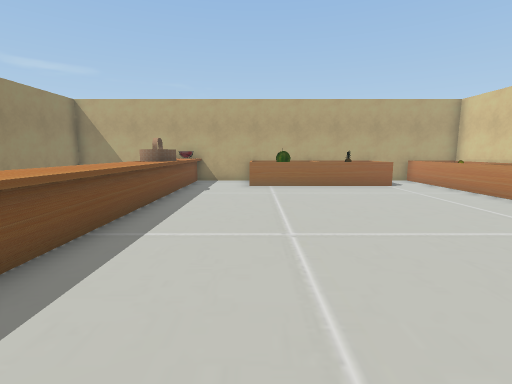
view 1 (above)

12 first-person views from a walk through a Unity game level. The camera is 1.4 m above the floor, tilts 8° down and sees 85° across. The floor is counted in squares, 1 m on a side. Each view is taken from the middle of a square. On the plan, view 1 faces up. The plan holds only what a view shows up to about 14 squares ahead; the rest is blank. The player character is not drawn. Some surface patterns are stand-ins.

view 2
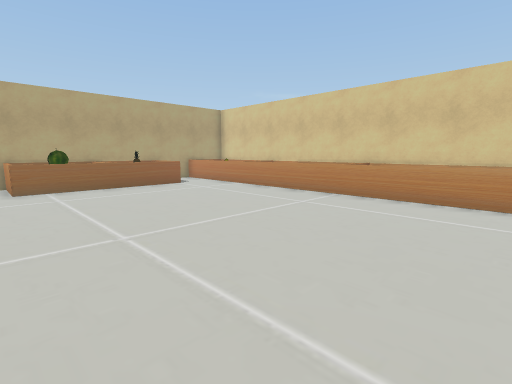

view 3
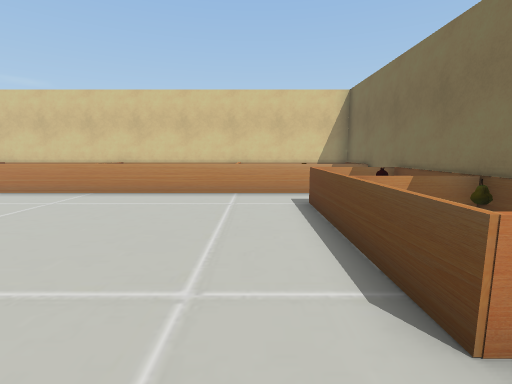

view 4
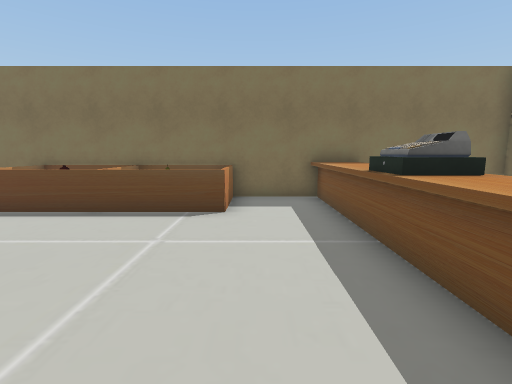

view 5
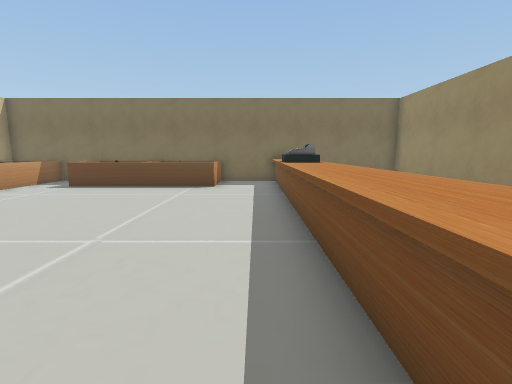

view 6
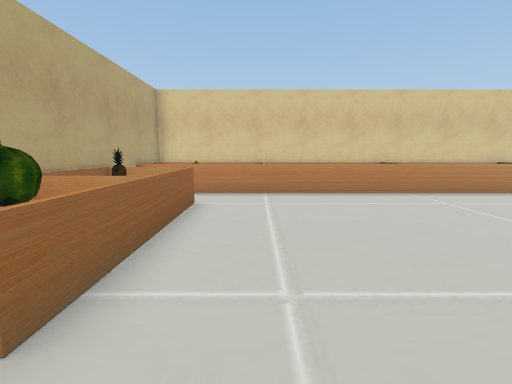

view 7
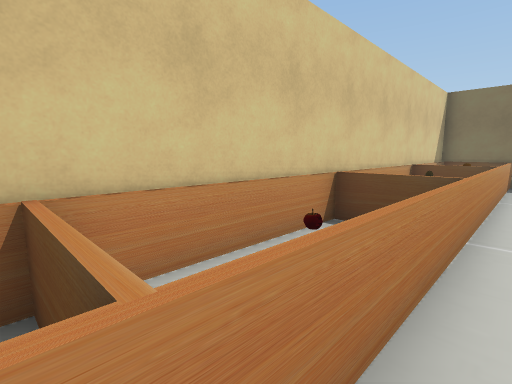

view 8
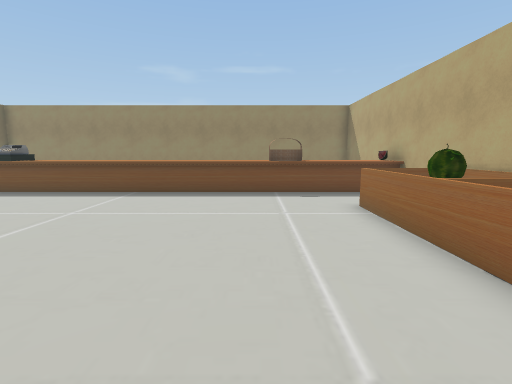

view 9
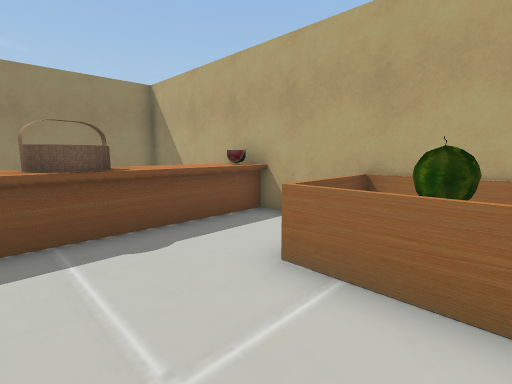

view 10
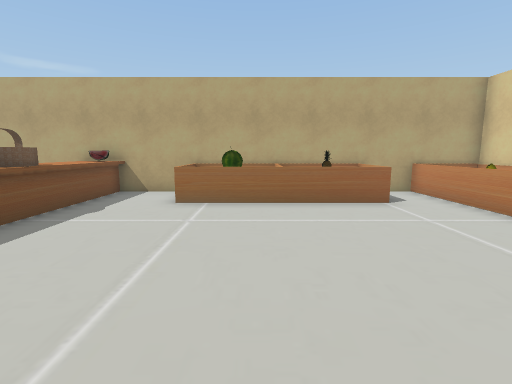

view 11
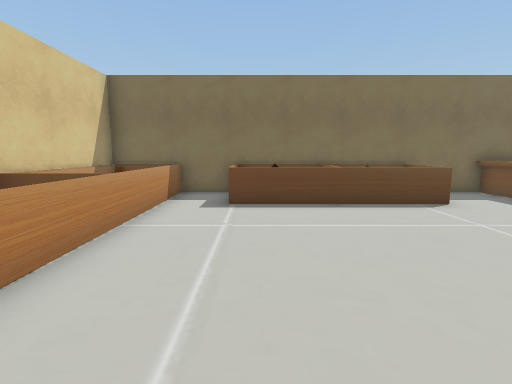

view 12
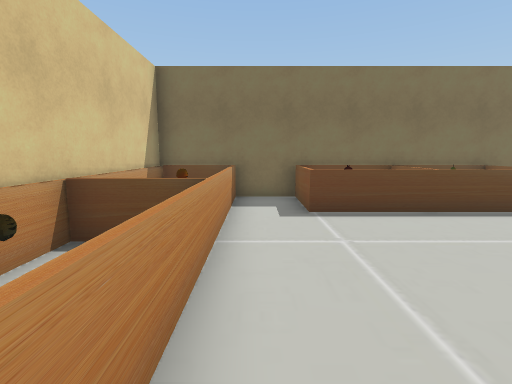

### Floor plan
Key: @ floor where view 1 was taken; # wall or solid block; . floor; = window, fence, low wall or low ledge; ^ raised ledge; A apple; O other object.
Columns run from 5 left of view 1 to 10 right of it. Each row starts with its distance up from view 1.
 14 #^^#############
 13  ^^..=OO=O.=.=.#
 12  ^^..=======.=O#
 11  OO..........=.#
 10  O#..........==#
  9  ^^..........= #
  8  ^^..........= #
  7  ^^..........=A#
  6  ^^..........=.#
  5  ^^..........==#
  4  ^^..........= #
  3  ^^..........= #
  2  ^^..........=O#
  1  ^^..........=.#
  0  #O..@.......==#
 -1  OO..........= #
 -2   ^..........= #
 -3  ^^..=======.=O#
 -4  ^^..=O#=O.=.=.#
 -5 ################

Where each view was taken, in squares from view 1:
view 1: 0 up, 0 right, facing up
view 2: 0 up, 1 left, facing up-right
view 3: 1 down, 2 left, facing right
view 4: 4 up, 1 left, facing down
view 5: 9 up, 2 left, facing down
view 6: 10 up, 2 left, facing right
view 7: 10 up, 7 right, facing down-right
view 8: 9 up, 7 right, facing left
view 9: 9 up, 2 right, facing up-left
view 10: 4 up, 2 right, facing up
view 11: 5 up, 5 right, facing down
view 12: 4 up, 7 right, facing down
